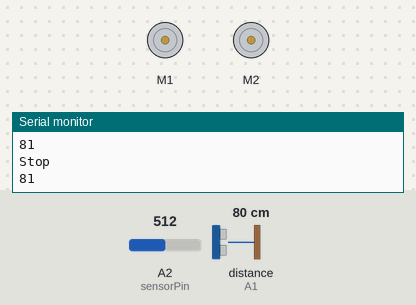
Bench run of a program on a simulated Arduino Uno, built with avr-gcc and run on an emulated ATmega328P. Parts: 2 × DC motor (green arrow = forward, orange = backward, longer = faster), the last lines printed to the serial monitor. Inputs (shaded band) come from the test bench; at power-on: A2 (sensorPin) = 512, distance to the obstacle (sensor on A1) 80 cm. The echo pulse lasts 58.3 µs per cm.

Above: at 1.2 s.
1.3 s: A2 (sensorPin) set to 307
2.8 s: A2 (sensorPin) set to 284
At 3.9 s:
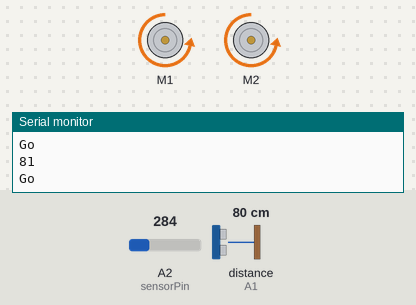
4.3 s: distance to the obstacle (sensor on A1) set to 9 cm
5.8 s: distance to the obstacle (sensor on A1) set to 6 cm
At 6.3 s:
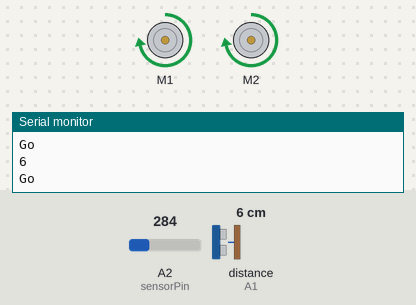
7.3 s: distance to the obstacle (sensor on A1) set to 15 cm
8.8 s: distance to the obstacle (sensor on A1) set to 18 cm
At 9.7 s:
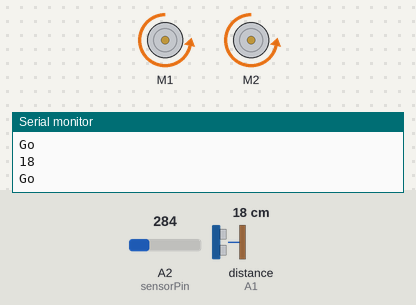
Timing chart, 0 to 11.3 s (numbered marks = the images above; inputs shaded):
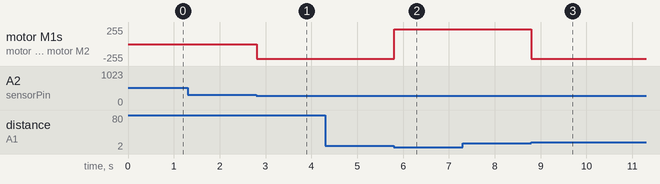

The program:

main.cpp
```cpp
#include <AFMotor.h>
#include <Arduino.h>
#include <NewPing.h>

AF_DCMotor MotorL(1);  // Motor for drive Left on M1
AF_DCMotor MotorR(2);  // Motor for drive Right on M2

const int trigPin = A0;  // trig pin connected to Arduino's pin A0
const int echoPin = A1;  // echo pin connected to Arduino's pin A1

const int sensorPin = A2;   // Pin for IR sensor
const int threshold = 300;  // value for detecting white and black
const int minSpeed = 160;
const int maxSpeed = 220;
const long interval = 130;
const int distanceToWall = 7;

NewPing sonar(trigPin, echoPin, 400);

void stop() {
    MotorL.run(RELEASE);
    MotorR.run(RELEASE);
}

void speedMotors(int speed) {
    MotorL.setSpeed(speed);
    MotorR.setSpeed(speed);
}

void setup() {
    Serial.begin(9600);  // set up Serial library at 9600 bps
    Serial.println("SMARS Obstacle Avoidance Mod");

    pinMode(trigPin, OUTPUT);   // Sets the trigPin as an Output
    pinMode(echoPin, INPUT);    // Sets the echoPin as an Input
    pinMode(sensorPin, INPUT);  // Sets the lineSensorPin as an Input

    speedMotors(maxSpeed);
    stop();
}

bool checkLine() {
    int sensorValue = analogRead(sensorPin);
    if (sensorValue >= threshold) {
        Serial.println("Stop");
        stop();
        return true;  // Line detected
    } else {
        Serial.println("Go");
        return false;  // No line detected
    }
}

// RETURNS THE DISTANCE MEASURED BY THE HC-SR04 DISTANCE SENSOR
int getDistance() {
    static unsigned long lastTurnTime = 0;
    unsigned long currentMillis = millis();
    int distanseCM = sonar.ping_cm();

//asinhroni method without delay
    if (currentMillis - lastTurnTime >= 100) {
        while (distanseCM == 0) {
            distanseCM = sonar.ping_cm();
        }
        return distanseCM;
    }
}

void run(int speed, bool direction) {
    speedMotors(speed);
    if (direction) {
        MotorL.run(BACKWARD);
        MotorR.run(BACKWARD);

    } else {
        MotorL.run(FORWARD);
        MotorR.run(FORWARD);
    }
}

void turnRight() {
    static unsigned long lastTurnTime = 0;
    unsigned long currentMillis = millis();

    if (currentMillis - lastTurnTime >= interval) {
        MotorL.run(BACKWARD);
        MotorR.run(FORWARD);
        lastTurnTime = currentMillis;
    }
}

void loop() {
    int distanceCm = getDistance();
    Serial.println(distanceCm);
    if (!checkLine()) {
        if (distanceCm <= distanceToWall) {
            int beckwordDistanceCM = distanceCm;
            // go back if distance to wall equals 7 cm until distance by more 17cm
            while (distanceCm + 10 >= beckwordDistanceCM) {
                beckwordDistanceCM = getDistance();
                run(maxSpeed, false);
            }

            turnRight();
        } else {
            run(maxSpeed, true);
        }
    }
}
```

Measured:
- the behaviour switches between 300 and 299 on A2 (sensorPin) (found by bisection; images 0 and 1)
- the behaviour switches between 8 and 7 cm on distance to the obstacle (sensor on A1) (found by bisection; images 1 and 2)
- the behaviour switches between 16 and 17 cm on distance to the obstacle (sensor on A1) (found by bisection; images 2 and 3)
- after the input at 2.8 s, motor M1, motor M2: stopped → backward 220/255 at once
- after the input at 5.8 s, motor M1, motor M2: backward 220/255 → forward 220/255 at once
- after the input at 7.3 s, every drawn part: stays the same
- after the input at 8.8 s, motor M1, motor M2: forward 220/255 → backward 220/255 at once
